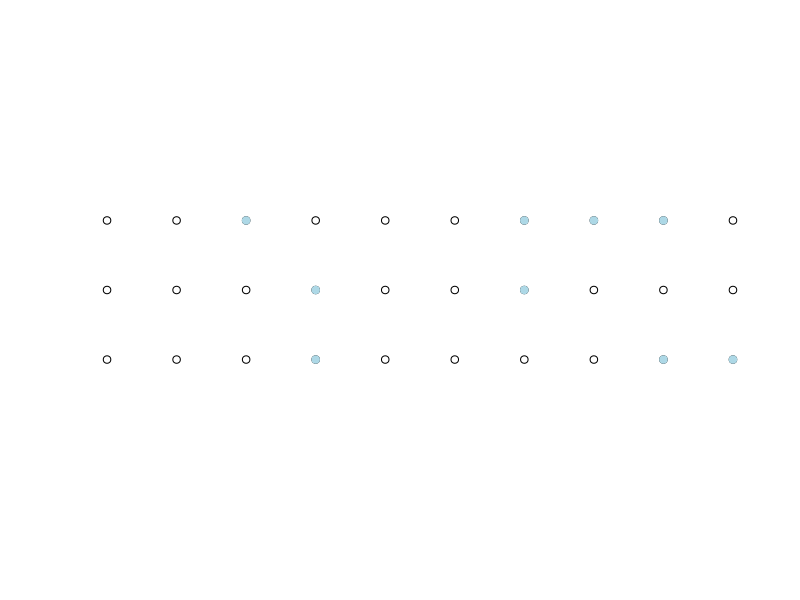

Generate this figure with R: (Note: this script raises an error after producing the figure.)
## ---- chunk 1

norain <- cbind(rep(1:10,3), rep(1:3, each=10))  # start with a 10 x 3 grid of points
rainworlds <- norain[sample(1:nrow(norain), 9),]  # choose (sample) nine at random, using the sample() function in R
plot(norain, xlab="", ylab="", ylim = c(1,3), axes = FALSE, asp = 1) # plot the points
points(rainworlds, pch=19, col="lightblue") # color in the nine
## ---- chunk 2
include_graphics("images/YYHLTLScreenshot1.png")
## ---- chunk 3
bins <- c("0 to 9", "10 to 19", "20 to 29", "30 to 39", "40 to 49", "50 or more")
counts <- c(1,1,3,3,13,72)
kable(data.frame(bin=bins, counts=counts), booktabs=TRUE) %>%  kable_styling(bootstrap_options = "striped", full_width = F)


## ---- chunk 4

lifetableNCHS <- read.csv("data/lifetable.csv")
lifetableMale <- read.csv("data/lifetable-male-2010.csv")
lifetableFemale <- read.csv("data/lifetable-female-2010.csv")
barplot((lifetableFemale$dx+ lifetableMale$dx)/2, ylab="death count / 100000", xlab="age", names.arg=lifetableFemale$x)
# 
# dt <- (lifetableFemale$dx+ lifetableMale$dx)/2
# lab <- rep("", length(dt))
# lab[seq(1, length(dt), by=5)] <- lifetableMale$x[seq(1, length(dt), by=5)]
# barplot(dt, names.arg=lab)


## ---- chunk 5

plot(lifetableFemale$qx, ylab="probability of dying within one year", xlab="age")


## ---- chunk 6

kable(lifetableNCHS[61:70,], booktabs=TRUE, row.names = FALSE, caption='Life Table')

## ---- chunk 7
prod(1-lifetableNCHS[1:60,"qx"])

## ---- chunk 8

sum(lifetableNCHS[61:70,"qx"])

## ---- chunk 9

barplot(lifetableFemale$dx, ylab="death count / 100000", xlab="age", col=rgb(0,1,0,0.2), names.arg=lifetableFemale$x)
barplot(lifetableMale$dx, col=rgb(1,0,0,0.2), add=T)


